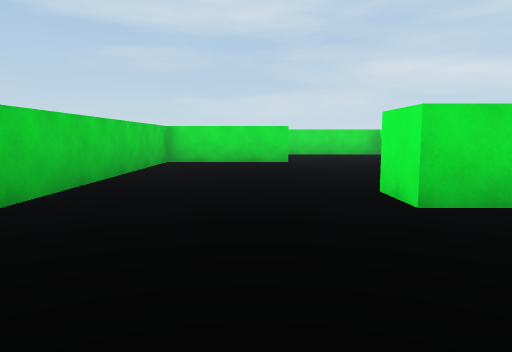
[1] (above)

24 first-person views from a walk through a scene from a Unity 3-D project. The camera is 0.62 m above the floor, tilts 6° down and sees 70° across. The floor is counted in squares, 1 m on a side. Each view is taken from the middle of a square. On the plan, view 1 faces up. The plan holds only what a view shows up to about 10 squares ahead; the rest is blank. The place goes on beyond the plan. The player is left out.

[2]
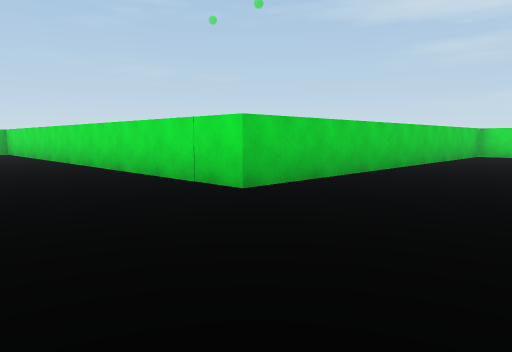

[3]
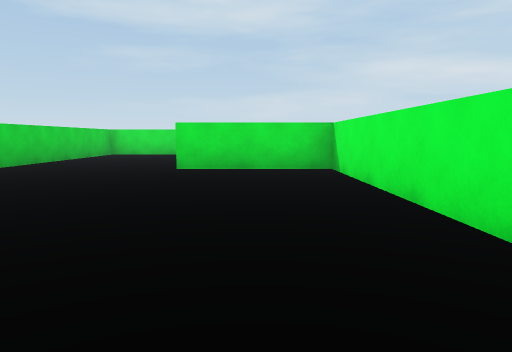

[4]
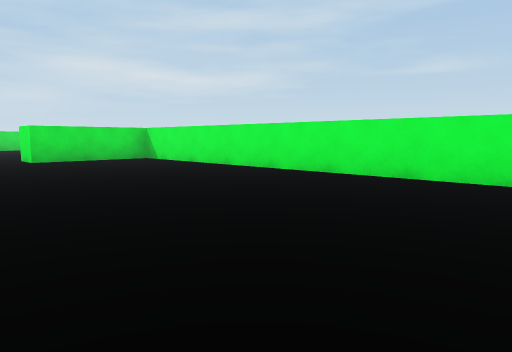

[5]
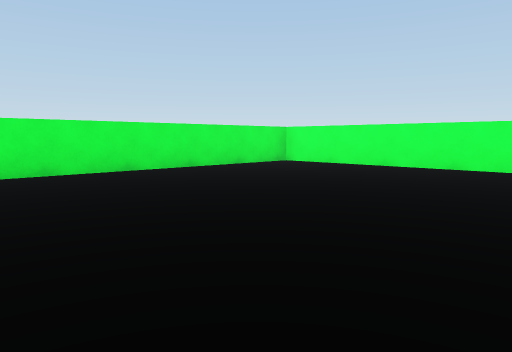

[6]
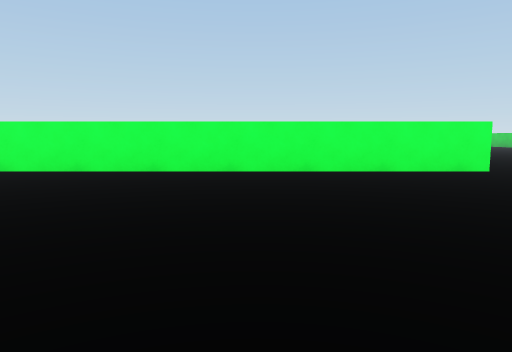

[7]
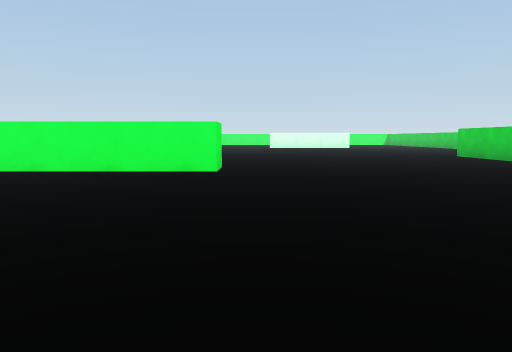

[8]
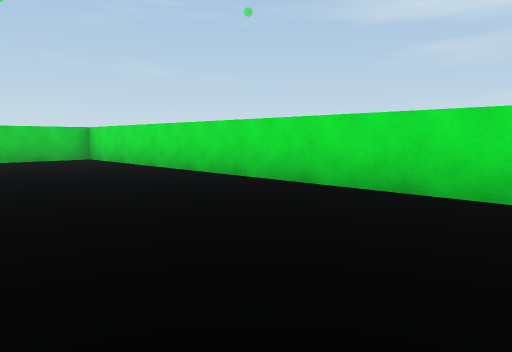

[9]
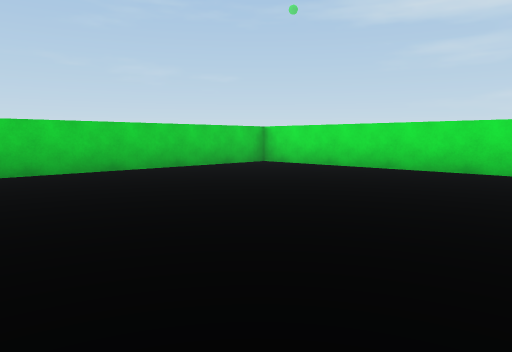

[10]
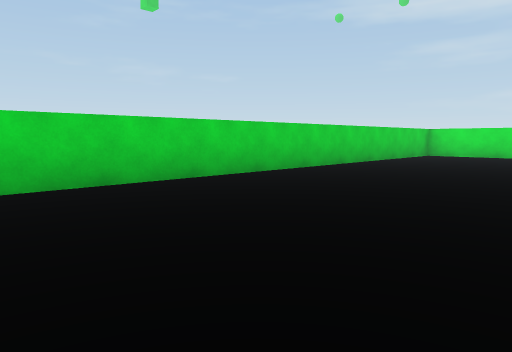

[11]
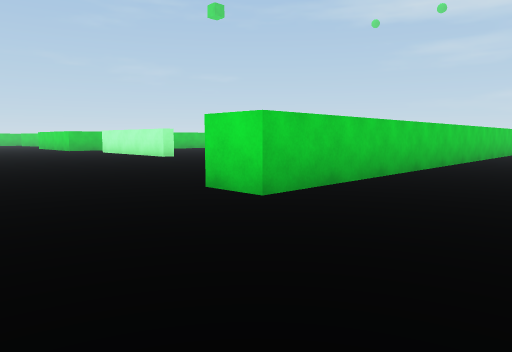

[12]
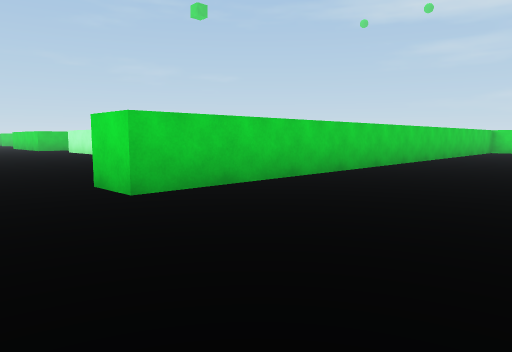

[13]
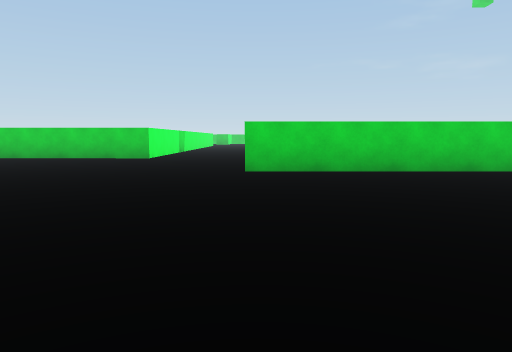

[14]
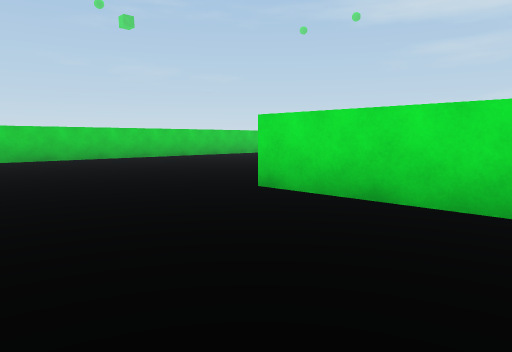

[15]
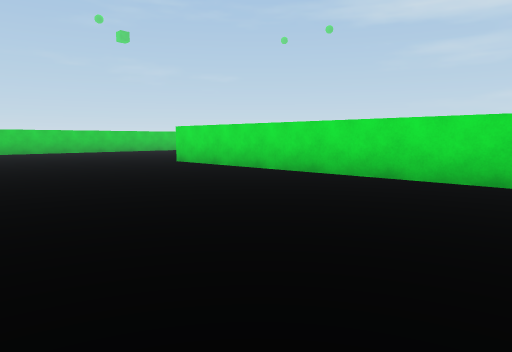

[16]
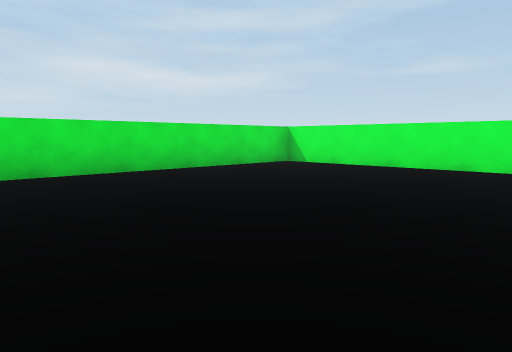

[17]
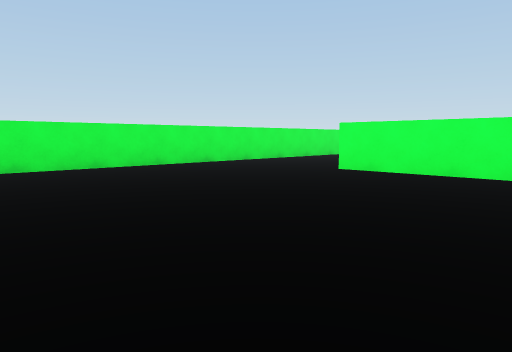

[18]
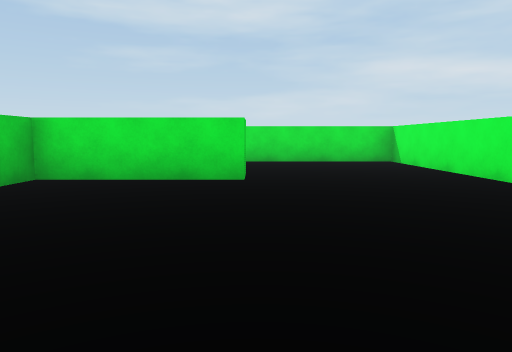

[19]
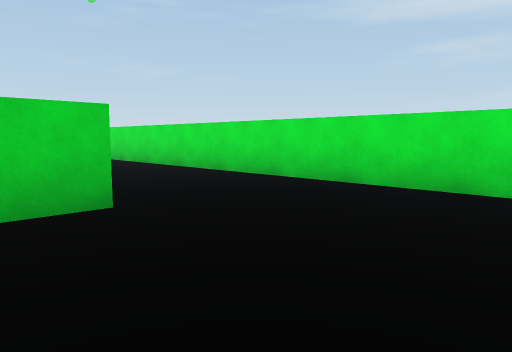

[20]
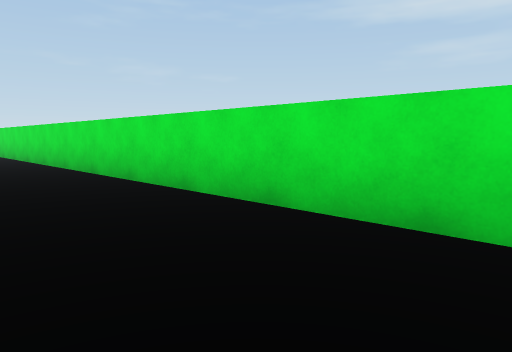

[21]
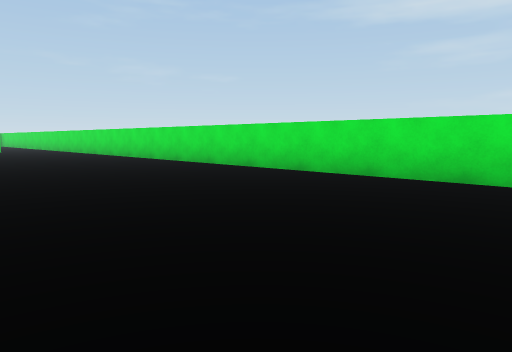

[22]
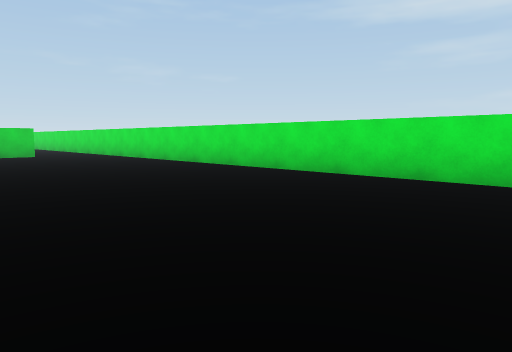

[23]
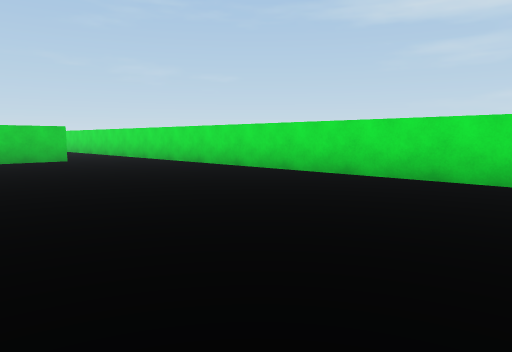

[24]
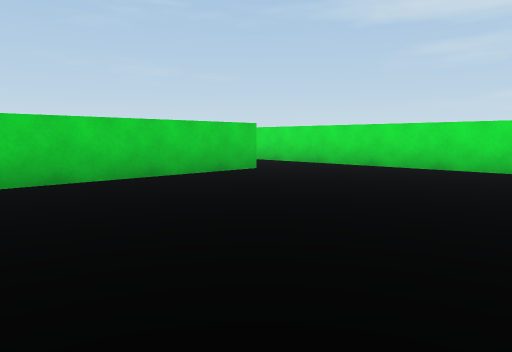

### Floor plan
Points are (right, up) in squares from view 1. A wall is a line through its corners. A room is listed if a view was taken in it or the views show most of it. See-through windows are left out.
Room 1 (views 1, 2, 3, 4, 5, 6, 7, 8, 9, 10, 11, 12, 13, 14, 15, 16, 17, 18, 19, 20)
walls: (4.5, -19.5) (4.5, -11.7) (-7.3, -11.7) (-7.3, -10.7) (4.5, -10.7) (4.5, 3.2) (1.4, 3.2) (1.4, 4.2); (0.8, 10.4) (0.8, 9.4) (-2.3, 9.4) (-2.3, -1) (-14.7, -1) (-14.7, -16.2) (-15.8, -16.2); (4.5, 9) (4.5, 13.5) (-3.5, 13.5)
ways out: opening at (-15.7, -18) to room 2; opening at (-3, 12) to room 2
Room 2 (views 21, 22, 23, 24)
walls: (-25.3, 11.4) (-25.3, 6.9); (-3.5, 13.5) (-26.9, 13.5)
ways out: opening at (-15.7, -18) to room 1; opening at (-3, 12) to room 1; opening at (-26, 12.5)

Where each view was taken, in squares from view 1:
view 1: 0 up, 0 right, facing up
view 2: 4 down, 1 right, facing up-left
view 3: 4 down, 3 right, facing up
view 4: 7 down, 1 left, facing up-right
view 5: 3 down, 2 left, facing down-right
view 6: 4 down, 3 left, facing down
view 7: 4 down, 8 left, facing down
view 8: 5 down, 4 left, facing up-left
view 9: 8 down, 8 left, facing up-left
view 10: 14 down, 10 left, facing up-left
view 11: 19 down, 12 left, facing up-left
view 12: 18 down, 11 left, facing up-left
view 13: 16 down, 8 left, facing left
view 14: 15 down, 4 left, facing up-left
view 15: 17 down, 1 right, facing up-left
view 16: 18 down, 3 left, facing up-right
view 17: 13 down, 3 left, facing down-right
view 18: 4 up, 1 right, facing up
view 19: 9 up, 4 right, facing up-left
view 20: 11 up, 2 left, facing up-left
view 21: 8 up, 7 left, facing up-left
view 22: 8 up, 12 left, facing up-left
view 23: 8 up, 15 left, facing up-left
view 24: 6 up, 20 left, facing up-left
